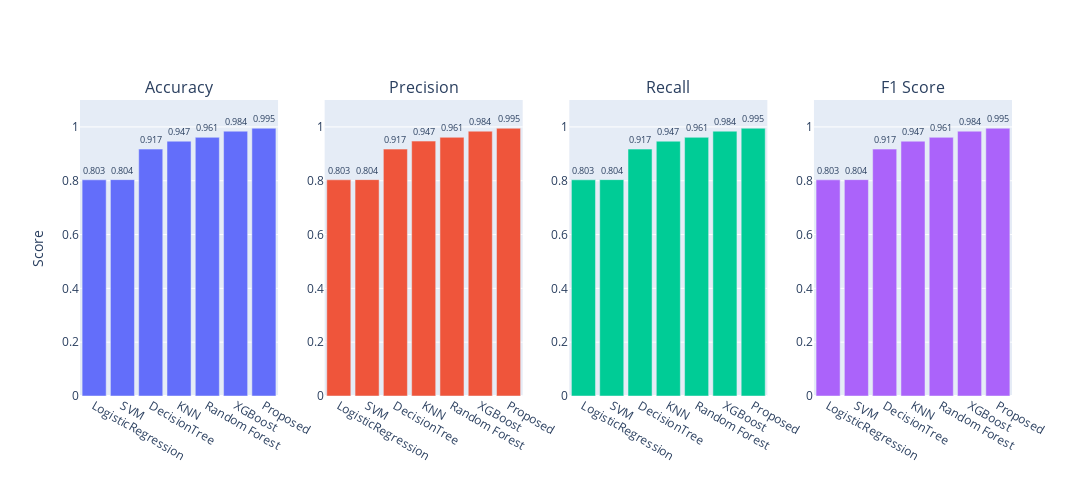

Notebook code cell kept with this figure:
### Code cell
# Sort the results for each metric
sorted_accuracy_results = sorted(zip(results['Model'], results['Accuracy']), key=lambda x: x[1])
sorted_precision_results = sorted(zip(results['Model'], results['Precision']), key=lambda x: x[1])
sorted_recall_results = sorted(zip(results['Model'], results['Recall']), key=lambda x: x[1])
sorted_f1_score_results = sorted(zip(results['Model'], results['F1 Score']), key=lambda x: x[1])

# Unzip the sorted results
sorted_accuracy_models, sorted_accuracy_values = zip(*sorted_accuracy_results)
sorted_precision_models, sorted_precision_values = zip(*sorted_precision_results)
sorted_recall_models, sorted_recall_values = zip(*sorted_recall_results)
sorted_f1_score_models, sorted_f1_score_values = zip(*sorted_f1_score_results)

# Create a subplots figure
fig = make_subplots(rows=1, cols=4, subplot_titles=("Accuracy", "Precision", "Recall", "F1 Score"))

# Add bar plots for each metric with exact values displayed
fig.add_trace(go.Bar(x=sorted_accuracy_models, y=sorted_accuracy_values, name='Accuracy', text=format_metrics(sorted_accuracy_values), textposition='outside'), row=1, col=1)
fig.add_trace(go.Bar(x=sorted_precision_models, y=sorted_precision_values, name='Precision', text=format_metrics(sorted_precision_values), textposition='outside'), row=1, col=2)
fig.add_trace(go.Bar(x=sorted_recall_models, y=sorted_recall_values, name='Recall', text=format_metrics(sorted_recall_values), textposition='outside'), row=1, col=3)
fig.add_trace(go.Bar(x=sorted_f1_score_models, y=sorted_f1_score_values, name='F1 Score', text=format_metrics(sorted_f1_score_values), textposition='outside'), row=1, col=4)

# Update layout and axis labels
fig.update_layout(title_text="",
                  height=500,
                  width=1200,
                  showlegend=False,
                  uniformtext_minsize=8,
                  uniformtext_mode='hide',
                  bargap=0.15)

# Customize axis labels and set the y-axis range to fit your data if necessary
fig.update_xaxes(title_text="", row=1, col=1)
fig.update_xaxes(title_text="", row=1, col=2)
fig.update_xaxes(title_text="", row=1, col=3)
fig.update_xaxes(title_text="", row=1, col=4)

fig.update_yaxes(title_text="Score", range=[0, 1.1], row=1, col=1)
fig.update_yaxes(range=[0, 1.1], row=1, col=2)
fig.update_yaxes(range=[0, 1.1], row=1, col=3)
fig.update_yaxes(range=[0, 1.1], row=1, col=4)

fig.show()

### Figure 1 — Plotly figure (JSON) as saved in the notebook; plotly's stock layout.template omitted (floating-point values rounded to 4 significant figures)
{"data": [{"name": "Accuracy", "text": ["0.803", "0.804", "0.917", "0.947", "0.961", "0.984", "0.995"], "textposition": "outside", "type": "bar", "x": ["LogisticRegression", "SVM", "DecisionTree", "KNN", "Random Forest", "XGBoost", "Proposed"], "xaxis": "x", "y": [0.8034, 0.804, 0.9175, 0.9469, 0.9613, 0.9841, 0.995], "yaxis": "y"}, {"name": "Precision", "text": ["0.803", "0.804", "0.917", "0.947", "0.961", "0.984", "0.995"], "textposition": "outside", "type": "bar", "x": ["LogisticRegression", "SVM", "DecisionTree", "KNN", "Random Forest", "XGBoost", "Proposed"], "xaxis": "x2", "y": [0.8034, 0.804, 0.9175, 0.9472, 0.9614, 0.9841, 0.995], "yaxis": "y2"}, {"name": "Recall", "text": ["0.803", "0.804", "0.917", "0.947", "0.961", "0.984", "0.995"], "textposition": "outside", "type": "bar", "x": ["LogisticRegression", "SVM", "DecisionTree", "KNN", "Random Forest", "XGBoost", "Proposed"], "xaxis": "x3", "y": [0.8034, 0.804, 0.9175, 0.9469, 0.9613, 0.9841, 0.995], "yaxis": "y3"}, {"name": "F1 Score", "text": ["0.803", "0.804", "0.917", "0.947", "0.961", "0.984", "0.995"], "textposition": "outside", "type": "bar", "x": ["LogisticRegression", "SVM", "DecisionTree", "KNN", "Random Forest", "XGBoost", "Proposed"], "xaxis": "x4", "y": [0.8033, 0.804, 0.9174, 0.9469, 0.9613, 0.9841, 0.995], "yaxis": "y4"}], "layout": {"annotations": [{"font": {"size": 16}, "showarrow": false, "text": "Accuracy", "x": 0.1062, "xanchor": "center", "xref": "paper", "y": 1, "yanchor": "bottom", "yref": "paper"}, {"font": {"size": 16}, "showarrow": false, "text": "Precision", "x": 0.3688, "xanchor": "center", "xref": "paper", "y": 1, "yanchor": "bottom", "yref": "paper"}, {"font": {"size": 16}, "showarrow": false, "text": "Recall", "x": 0.6313, "xanchor": "center", "xref": "paper", "y": 1, "yanchor": "bottom", "yref": "paper"}, {"font": {"size": 16}, "showarrow": false, "text": "F1 Score", "x": 0.8938, "xanchor": "center", "xref": "paper", "y": 1, "yanchor": "bottom", "yref": "paper"}], "bargap": 0.15, "height": 500, "showlegend": false, "uniformtext": {"minsize": 8, "mode": "hide"}, "width": 1200, "xaxis": {"anchor": "y", "domain": [0, 0.2125], "title": {"text": ""}}, "xaxis2": {"anchor": "y2", "domain": [0.2625, 0.475], "title": {"text": ""}}, "xaxis3": {"anchor": "y3", "domain": [0.525, 0.7375], "title": {"text": ""}}, "xaxis4": {"anchor": "y4", "domain": [0.7875, 1], "title": {"text": ""}}, "yaxis": {"anchor": "x", "domain": [0, 1], "range": [0, 1.1], "title": {"text": "Score"}}, "yaxis2": {"anchor": "x2", "domain": [0, 1], "range": [0, 1.1]}, "yaxis3": {"anchor": "x3", "domain": [0, 1], "range": [0, 1.1]}, "yaxis4": {"anchor": "x4", "domain": [0, 1], "range": [0, 1.1]}}}
